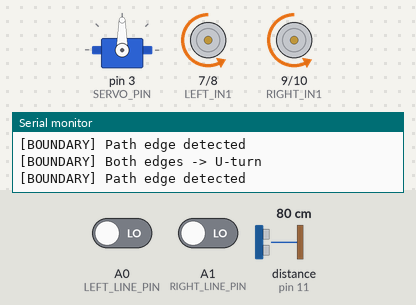
This sketch was run on a simulated Arduino Uno, built with avr-gcc and run on an emulated ATmega328P. Parts: servo, motor-driver pin pairs drawn as motors (green arrow = first pin HIGH = forward, orange = second pin HIGH = backward, longer = more drive, scaled by the enable pin), the last lines printed to the serial monitor. Inputs (shaded band) come from the test bench; at power-on: A0 (LEFT_LINE_PIN) LOW, A1 (RIGHT_LINE_PIN) LOW, distance to the obstacle (sensor on pin 11) 80 cm. The echo pulse lasts 58.3 µs per cm.

Above: at 1.7 s.
1.8 s: A0 (LEFT_LINE_PIN) driven HIGH
At 2.3 s:
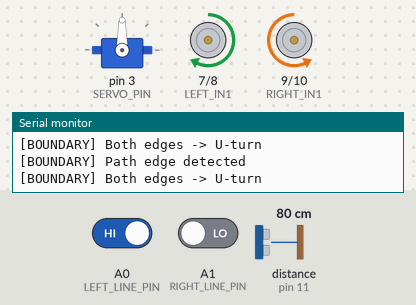
5.8 s: A1 (RIGHT_LINE_PIN) driven HIGH
At 7.39 s:
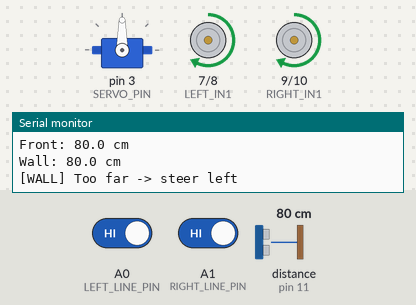
9.3 s: A1 (RIGHT_LINE_PIN) driven LOW
At 10.22 s:
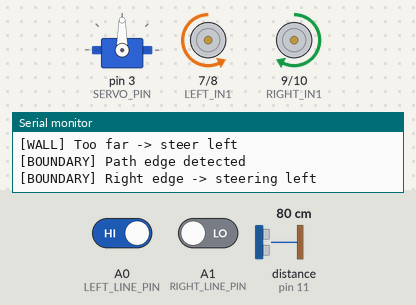
12.8 s: A0 (LEFT_LINE_PIN) driven LOW
Timing chart, 0 to 17.3 s (numbered marks = the images above; inputs shaded):
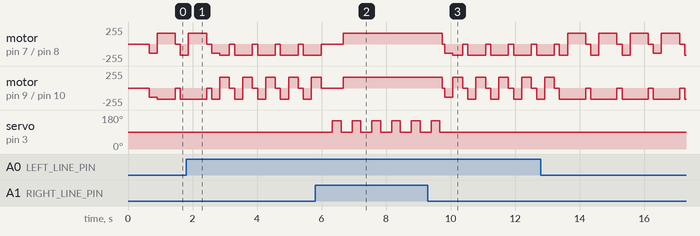

Measured:
- after the input at 5.8 s, servo on pin 3 (SERVO_PIN): alternates 150° for 0.27 s and 90° for 0.34 s, starting after 0.54 s
- after the input at 9.3 s, servo on pin 3 (SERVO_PIN): goes on until 9.7 s, then stays 90°
- by itself, motor on pin 9 (RIGHT_IN1) / pin 10 (RIGHT_IN2): repeats every 0.97 s: stopped 0.16 s, backward 165/255 0.81 s

The sketch:

autonomous_robot_control.ino
```cpp
/*
  Autonomous Wall & Line Following Robot with Obstacle Avoidance
  ==============================================================
  Arduino control program implementing the documented project behavior:

  - Stay inside a defined path boundary.
  - Maintain a safe distance from the wall.
  - Detect obstacles in front.
  - Turn around / bypass the obstacle.
  - Continue moving forward inside the allowed path.

  IMPORTANT HARDWARE NOTE
  -----------------------
  The original wiring/pin map was not available, so the pin assignments,
  speeds, angles, and distance thresholds below are clean implementation
  choices and can be changed in one place.

  Assumed hardware:
  - Arduino Uno
  - L298N motor driver
  - 2 DC motors
  - HC-SR04 ultrasonic sensor mounted on an SG90 servo
  - 2 digital IR line/boundary sensors

  Documented path width: approximately 50 cm.
*/

#include <Servo.h>

// ============================================================
// USER CONFIGURATION
// ============================================================

// ---------- L298N motor driver ----------
const uint8_t LEFT_EN  = 5;   // PWM
const uint8_t LEFT_IN1 = 7;
const uint8_t LEFT_IN2 = 8;

const uint8_t RIGHT_EN  = 6;  // PWM
const uint8_t RIGHT_IN1 = 9;
const uint8_t RIGHT_IN2 = 10;

// If one motor spins in the wrong direction, change its flag.
const bool LEFT_MOTOR_REVERSED  = false;
const bool RIGHT_MOTOR_REVERSED = false;

// ---------- Ultrasonic sensor ----------
const uint8_t TRIG_PIN = 12;
const uint8_t ECHO_PIN = 11;

// ---------- Servo ----------
const uint8_t SERVO_PIN = 3;
Servo ultrasonicServo;

// ---------- Boundary / line sensors ----------
const uint8_t LEFT_LINE_PIN  = A0;
const uint8_t RIGHT_LINE_PIN = A1;

// Most IR line modules output LOW when they detect a dark line.
// Change to HIGH if your modules work the opposite way.
const uint8_t LINE_DETECTED_STATE = LOW;

// ---------- Servo scan angles ----------
const uint8_t FRONT_ANGLE = 90;
const uint8_t LEFT_ANGLE  = 150;
const uint8_t RIGHT_ANGLE = 30;

// ---------- Navigation ----------
const float TARGET_WALL_DISTANCE_CM = 15.0;
const float WALL_TOLERANCE_CM       = 3.0;
const float OBSTACLE_DISTANCE_CM    = 20.0;

// Motor PWM values: 0..255
const int BASE_SPEED       = 150;
const int CORRECTION_SPEED = 105;
const int TURN_SPEED       = 165;
const int REVERSE_SPEED    = 135;

// Maneuver timing
const unsigned long REVERSE_TIME_MS       = 250;
const unsigned long BOUNDARY_TURN_MS      = 300;
const unsigned long UTURN_TIME_MS         = 560;
const unsigned long OBSTACLE_TURN_MS      = 420;
const unsigned long OBSTACLE_FORWARD_MS   = 500;
const unsigned long OBSTACLE_RECENTER_MS  = 330;

// ============================================================
// SETUP
// ============================================================

void setup() {
  Serial.begin(9600);

  pinMode(LEFT_EN, OUTPUT);
  pinMode(LEFT_IN1, OUTPUT);
  pinMode(LEFT_IN2, OUTPUT);

  pinMode(RIGHT_EN, OUTPUT);
  pinMode(RIGHT_IN1, OUTPUT);
  pinMode(RIGHT_IN2, OUTPUT);

  pinMode(TRIG_PIN, OUTPUT);
  pinMode(ECHO_PIN, INPUT);

  pinMode(LEFT_LINE_PIN, INPUT);
  pinMode(RIGHT_LINE_PIN, INPUT);

  ultrasonicServo.attach(SERVO_PIN);
  ultrasonicServo.write(FRONT_ANGLE);
  delay(500);

  stopMotors();

  Serial.println();
  Serial.println(F("Autonomous robot controller started."));
  Serial.println(F("Modes: boundary tracking + wall following + obstacle avoidance"));
}

// ============================================================
// MAIN LOOP
// ============================================================

void loop() {
  const bool leftBoundaryDetected =
      digitalRead(LEFT_LINE_PIN) == LINE_DETECTED_STATE;

  const bool rightBoundaryDetected =
      digitalRead(RIGHT_LINE_PIN) == LINE_DETECTED_STATE;

  // Priority 1: never leave the allowed path.
  if (leftBoundaryDetected || rightBoundaryDetected) {
    handleBoundary(leftBoundaryDetected, rightBoundaryDetected);
    return;
  }

  // Priority 2: detect a front obstacle.
  const float frontDistance = readDistanceCmAt(FRONT_ANGLE);

  printDistance(F("Front"), frontDistance);

  if (isValidDistance(frontDistance) &&
      frontDistance <= OBSTACLE_DISTANCE_CM) {
    avoidObstacle();
    return;
  }

  // Priority 3: normal wall following.
  followWall();
}

// ============================================================
// NAVIGATION
// ============================================================

void handleBoundary(bool leftDetected, bool rightDetected) {
  Serial.println(F("[BOUNDARY] Path edge detected"));

  stopMotors();
  delay(80);

  // Move away from the line first.
  drive(-REVERSE_SPEED, -REVERSE_SPEED);
  delay(REVERSE_TIME_MS);

  if (leftDetected && !rightDetected) {
    // Left edge -> steer right.
    Serial.println(F("[BOUNDARY] Left edge -> steering right"));
    pivotRight(TURN_SPEED);
    delay(BOUNDARY_TURN_MS);
  }
  else if (rightDetected && !leftDetected) {
    // Right edge -> steer left.
    Serial.println(F("[BOUNDARY] Right edge -> steering left"));
    pivotLeft(TURN_SPEED);
    delay(BOUNDARY_TURN_MS);
  }
  else {
    // Both sensors reached the boundary.
    Serial.println(F("[BOUNDARY] Both edges -> U-turn"));
    pivotRight(TURN_SPEED);
    delay(UTURN_TIME_MS);
  }

  stopMotors();
  delay(80);
}

void avoidObstacle() {
  Serial.println(F("[OBSTACLE] Obstacle ahead"));

  stopMotors();
  delay(120);

  // Scan both sides.
  const float leftClearance  = readDistanceCmAt(LEFT_ANGLE);
  const float rightClearance = readDistanceCmAt(RIGHT_ANGLE);

  printDistance(F("Left clearance"), leftClearance);
  printDistance(F("Right clearance"), rightClearance);

  ultrasonicServo.write(FRONT_ANGLE);
  delay(120);

  // Pick the side with more free space.
  const bool goLeft = chooseLeftSide(leftClearance, rightClearance);

  if (goLeft) {
    Serial.println(F("[OBSTACLE] Bypassing on LEFT"));

    pivotLeft(TURN_SPEED);
    delay(OBSTACLE_TURN_MS);

    drive(BASE_SPEED, BASE_SPEED);
    delay(OBSTACLE_FORWARD_MS);

    pivotRight(TURN_SPEED);
    delay(OBSTACLE_RECENTER_MS);
  }
  else {
    Serial.println(F("[OBSTACLE] Bypassing on RIGHT"));

    pivotRight(TURN_SPEED);
    delay(OBSTACLE_TURN_MS);

    drive(BASE_SPEED, BASE_SPEED);
    delay(OBSTACLE_FORWARD_MS);

    pivotLeft(TURN_SPEED);
    delay(OBSTACLE_RECENTER_MS);
  }

  stopMotors();
  delay(100);
}

void followWall() {
  // The implementation follows the wall on the LEFT side.
  const float wallDistance = readDistanceCmAt(LEFT_ANGLE);

  printDistance(F("Wall"), wallDistance);

  ultrasonicServo.write(FRONT_ANGLE);
  delay(70);

  if (!isValidDistance(wallDistance)) {
    // If the reading is temporarily invalid, keep moving slowly.
    Serial.println(F("[WALL] Invalid reading -> slow forward"));
    drive(CORRECTION_SPEED, CORRECTION_SPEED);
    return;
  }

  const float error = wallDistance - TARGET_WALL_DISTANCE_CM;

  if (error > WALL_TOLERANCE_CM) {
    // Too far from wall -> steer toward it.
    Serial.println(F("[WALL] Too far -> steer left"));
    drive(CORRECTION_SPEED, BASE_SPEED);
  }
  else if (error < -WALL_TOLERANCE_CM) {
    // Too close -> steer away from wall.
    Serial.println(F("[WALL] Too close -> steer right"));
    drive(BASE_SPEED, CORRECTION_SPEED);
  }
  else {
    Serial.println(F("[WALL] Distance OK -> forward"));
    drive(BASE_SPEED, BASE_SPEED);
  }
}

// ============================================================
// ULTRASONIC SENSOR
// ============================================================

float readDistanceCmAt(uint8_t angle) {
  ultrasonicServo.write(angle);
  delay(180);

  // Average valid samples to reduce noisy readings.
  float total = 0.0;
  uint8_t validSamples = 0;

  for (uint8_t i = 0; i < 3; i++) {
    const float d = readSingleDistanceCm();

    if (isValidDistance(d)) {
      total += d;
      validSamples++;
    }

    delay(25);
  }

  if (validSamples == 0) {
    return -1.0;
  }

  return total / validSamples;
}

float readSingleDistanceCm() {
  digitalWrite(TRIG_PIN, LOW);
  delayMicroseconds(3);

  digitalWrite(TRIG_PIN, HIGH);
  delayMicroseconds(10);
  digitalWrite(TRIG_PIN, LOW);

  const unsigned long duration =
      pulseIn(ECHO_PIN, HIGH, 30000UL);

  if (duration == 0) {
    return -1.0;
  }

  const float distanceCm = duration * 0.0343f / 2.0f;

  if (distanceCm < 2.0 || distanceCm > 300.0) {
    return -1.0;
  }

  return distanceCm;
}

bool isValidDistance(float distanceCm) {
  return distanceCm >= 2.0 && distanceCm <= 300.0;
}

bool chooseLeftSide(float leftDistance, float rightDistance) {
  const bool leftValid  = isValidDistance(leftDistance);
  const bool rightValid = isValidDistance(rightDistance);

  if (leftValid && rightValid) {
    return leftDistance >= rightDistance;
  }

  if (leftValid) {
    return true;
  }

  if (rightValid) {
    return false;
  }

  // Safe default if both scans fail.
  return false;
}

// ============================================================
// MOTOR CONTROL
// ============================================================

void drive(int leftSpeed, int rightSpeed) {
  setMotor(
    LEFT_EN,
    LEFT_IN1,
    LEFT_IN2,
    leftSpeed,
    LEFT_MOTOR_REVERSED
  );

  setMotor(
    RIGHT_EN,
    RIGHT_IN1,
    RIGHT_IN2,
    rightSpeed,
    RIGHT_MOTOR_REVERSED
  );
}

void setMotor(
  uint8_t enablePin,
  uint8_t in1,
  uint8_t in2,
  int speedValue,
  bool reversed
) {
  speedValue = constrain(speedValue, -255, 255);

  if (reversed) {
    speedValue = -speedValue;
  }

  if (speedValue > 0) {
    digitalWrite(in1, HIGH);
    digitalWrite(in2, LOW);
  }
  else if (speedValue < 0) {
    digitalWrite(in1, LOW);
    digitalWrite(in2, HIGH);
  }
  else {
    digitalWrite(in1, LOW);
    digitalWrite(in2, LOW);
  }

  analogWrite(enablePin, abs(speedValue));
}

void pivotLeft(int speedValue) {
  drive(-speedValue, speedValue);
}

void pivotRight(int speedValue) {
  drive(speedValue, -speedValue);
}

void stopMotors() {
  drive(0, 0);
}

// ============================================================
// DEBUG
// ============================================================

void printDistance(const __FlashStringHelper* label, float value) {
  Serial.print(label);
  Serial.print(F(": "));

  if (isValidDistance(value)) {
    Serial.print(value, 1);
    Serial.println(F(" cm"));
  }
  else {
    Serial.println(F("invalid"));
  }
}
```
